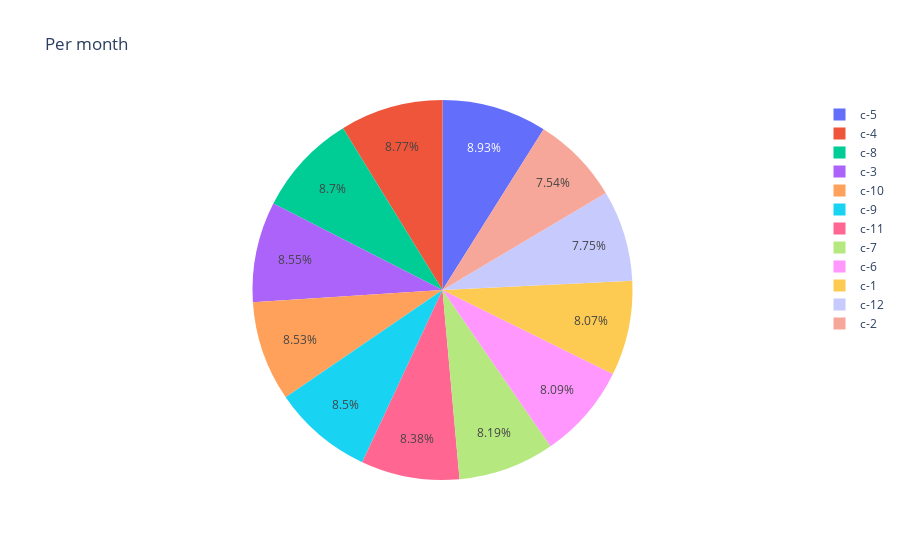

The notebook cell saved with this chart:
### Code cell
fig = px.pie(data3, values='dep_delayed_15min', names=data3.index, title='Per month')
fig.show()

### Figure 1 — Plotly figure (JSON) as saved in the notebook; plotly's stock layout.template omitted (floating-point values rounded to 4 significant figures)
{"data": [{"domain": {"x": [0, 1], "y": [0, 1]}, "hovertemplate": "Month=%{label}<br>dep_delayed_15min=%{value}<extra></extra>", "labels": ["c-1", "c-10", "c-11", "c-12", "c-2", "c-3", "c-4", "c-5", "c-6", "c-7", "c-8", "c-9"], "legendgroup": "", "name": "", "showlegend": true, "type": "pie", "values": [6536, 6904, 6781, 6271, 6102, 6919, 7102, 7230, 6547, 6633, 7047, 6884]}], "layout": {"legend": {"tracegroupgap": 0}, "title": {"text": "Per month"}}}
